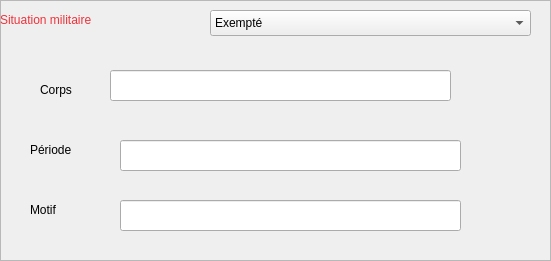
     <widget class="QFrame" name="frame_6">
      <property name="geometry">
       <rect>
        <x>780</x>
        <y>320</y>
        <width>551</width>
        <height>261</height>
       </rect>
      </property>
      <property name="frameShape">
       <enum>QFrame::StyledPanel</enum>
      </property>
      <property name="frameShadow">
       <enum>QFrame::Raised</enum>
      </property>
      <widget class="QLabel" name="label_26">
       <property name="geometry">
        <rect>
         <x>0</x>
         <y>0</y>
         <width>241</width>
         <height>41</height>
        </rect>
       </property>
       <property name="styleSheet">
        <string notr="true">font: 800 16pt &quot;Cantarell&quot;;</string>
       </property>
       <property name="text">
        <string>&lt;html&gt;&lt;head/&gt;&lt;body&gt;&lt;p&gt;&lt;span style=&quot; color:#ed333b;&quot;&gt;Situation militaire&lt;/span&gt;&lt;/p&gt;&lt;/body&gt;&lt;/html&gt;</string>
       </property>
      </widget>
      <widget class="QComboBox" name="comboBox">
       <property name="geometry">
        <rect>
         <x>210</x>
         <y>10</y>
         <width>321</width>
         <height>26</height>
        </rect>
       </property>
       <property name="styleSheet">
        <string notr="true">font: 800 15pt &quot;Cantarell&quot;;</string>
       </property>
       <item>
        <property name="text">
         <string>Exempté</string>
        </property>
       </item>
      </widget>
      <widget class="QLabel" name="label_27">
       <property name="geometry">
        <rect>
         <x>40</x>
         <y>70</y>
         <width>81</width>
         <height>41</height>
        </rect>
       </property>
       <property name="styleSheet">
        <string notr="true">font: 800 16pt &quot;Cantarell&quot;;</string>
       </property>
       <property name="text">
        <string>&lt;html&gt;&lt;head/&gt;&lt;body&gt;&lt;p&gt;Corps&lt;/p&gt;&lt;/body&gt;&lt;/html&gt;</string>
       </property>
      </widget>
      <widget class="QLineEdit" name="lineEdit_18">
       <property name="geometry">
        <rect>
         <x>110</x>
         <y>70</y>
         <width>341</width>
         <height>31</height>
        </rect>
       </property>
      </widget>
      <widget class="QLabel" name="label_28">
       <property name="geometry">
        <rect>
         <x>30</x>
         <y>130</y>
         <width>81</width>
         <height>41</height>
        </rect>
       </property>
       <property name="styleSheet">
        <string notr="true">font: 800 16pt &quot;Cantarell&quot;;</string>
       </property>
       <property name="text">
        <string>&lt;html&gt;&lt;head/&gt;&lt;body&gt;&lt;p&gt;Période&lt;/p&gt;&lt;/body&gt;&lt;/html&gt;</string>
       </property>
      </widget>
      <widget class="QLineEdit" name="lineEdit_19">
       <property name="geometry">
        <rect>
         <x>120</x>
         <y>140</y>
         <width>341</width>
         <height>31</height>
        </rect>
       </property>
      </widget>
      <widget class="QLabel" name="label_29">
       <property name="geometry">
        <rect>
         <x>30</x>
         <y>190</y>
         <width>81</width>
         <height>41</height>
        </rect>
       </property>
       <property name="styleSheet">
        <string notr="true">font: 800 16pt &quot;Cantarell&quot;;</string>
       </property>
       <property name="text">
        <string>&lt;html&gt;&lt;head/&gt;&lt;body&gt;&lt;p&gt;Motif&lt;/p&gt;&lt;/body&gt;&lt;/html&gt;</string>
       </property>
      </widget>
      <widget class="QLineEdit" name="lineEdit_20">
       <property name="geometry">
        <rect>
         <x>120</x>
         <y>200</y>
         <width>341</width>
         <height>31</height>
        </rect>
       </property>
      </widget>
     </widget>
